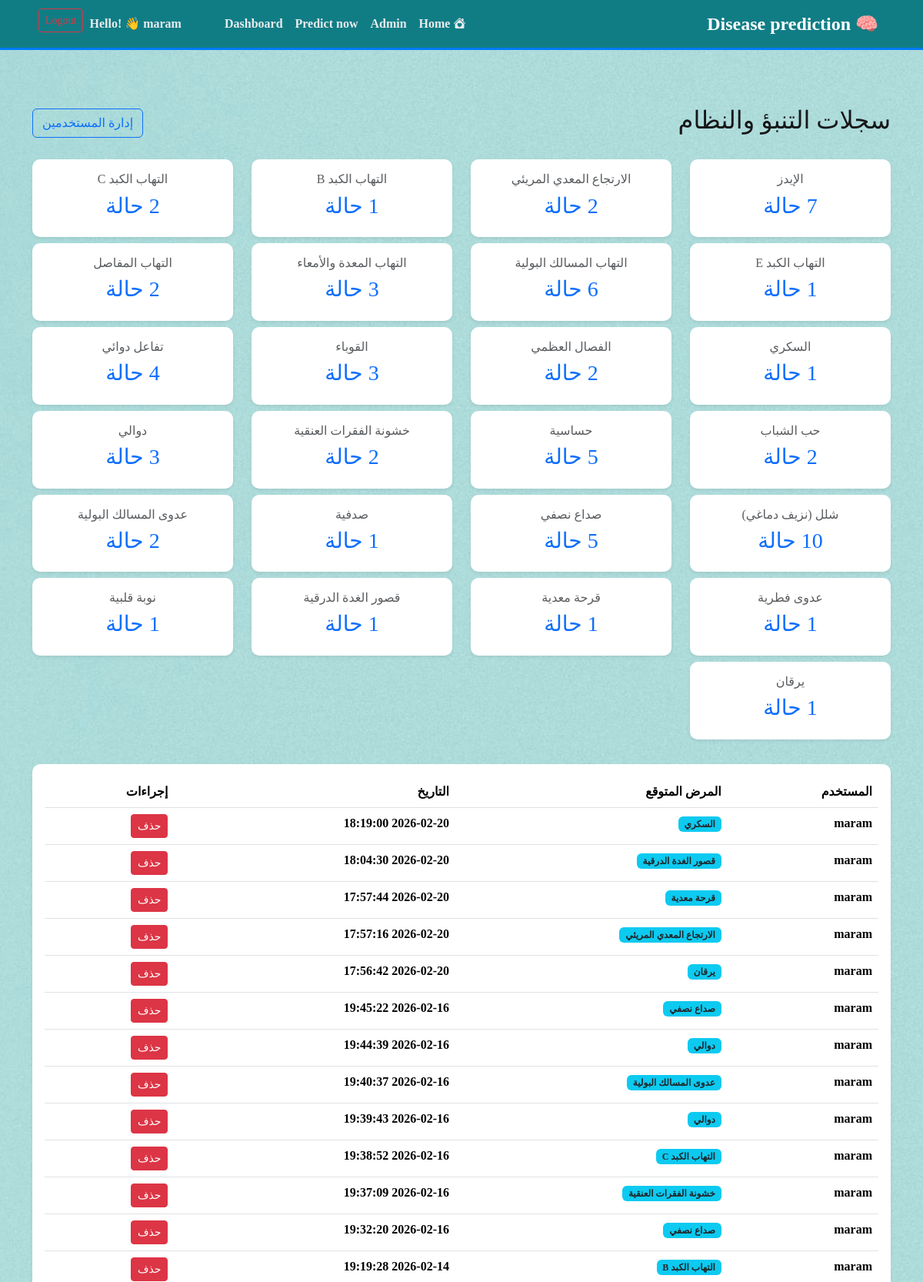
Page /admin/data (signed in, upper part) on the committed database.
### tables this page shows
CREATE TABLE users (
                    user_id INTEGER PRIMARY KEY AUTOINCREMENT,
                    username TEXT NOT NULL,
                    email TEXT UNIQUE NOT NULL,
                    password TEXT NOT NULL,
                    role INTEGER DEFAULT 0);

CREATE TABLE predictions (
                    prediction_id INTEGER PRIMARY KEY AUTOINCREMENT,
                    user_id INTEGER,
                    prediction TEXT,
                    created_at TEXT,
                    FOREIGN KEY (user_id) REFERENCES users (user_id));

### app.py (the view)
@app.route('/admin/data')
@is_logged_in
def admin_data():
    if session.get('role') != 1:
        return "غير مسموح لك بالدخول", 403
    conn = get_db_connection()
    all_predictions = conn.execute("""
        SELECT users.username, predictions.prediction, predictions.created_at, predictions.prediction_id
        FROM predictions
        JOIN users ON predictions.user_id = users.user_id
        ORDER BY predictions.created_at DESC
    """).fetchall()
    stats = conn.execute("SELECT prediction, COUNT(*) as count FROM predictions GROUP BY prediction").fetchall()
    conn.close()
    return render_template('admin_data.html', predictions=all_predictions, stats=stats)

### app.py (called while the page is built)
def get_db_connection():
    conn = sqlite3.connect('mrp.db')
    conn.row_factory = sqlite3.Row  # لجعل النتائج تعود كقاموس
    return conn

def is_logged_in(f):
    @wraps(f)
    def wrap(*args, **kwargs):
        if 'logged_in' in session:
            return f(*args, **kwargs)
        else:
            return redirect(url_for('login'))
    return wrap

### templates/admin_data.html
{% extends 'layout.html' %}
{% block content %}
<body class="bg-light">
    <div class="container mt-4">
        <div class="d-flex justify-content-between align-items-center mb-4">
            <h2>سجلات التنبؤ والنظام</h2>
            <a href="/admin/users" class="btn btn-outline-primary">إدارة المستخدمين</a>
        </div>
        <div class="row mb-4">
            {% for stat in stats %}
            <div class="col-md-3">
                <div class="card bg-white shadow-sm border-0 mb-2">
                    <div class="card-body text-center">
                        <h6 class="text-muted">{{ stat.prediction }}</h6>
                        <h3 class="text-primary">{{ stat.count }} حالة</h3>
                    </div>
                </div>
            </div>
            {% endfor %}
        </div>
        <div class="card shadow-sm">
            <div class="card-body">
                <table class="table table-hover">
                    <thead>
                        <tr>
                            <th>المستخدم</th>
                            <th>المرض المتوقع</th>
                            <th>التاريخ</th>
                            <th>إجراءات</th>
                        </tr>
                    </thead>
                    <tbody>
                        {% for pred in predictions %}
                        <tr>
                            <td>{{ pred.username }}</td>
                            <td><span class="badge bg-info text-dark">{{ pred.prediction }}</span></td>
                            <td>{{ pred.created_at }}</td>
                            <td>
                            <form action="{{ url_for('delete_prediction', prediction_id=pred.prediction_id) }}" method="POST" style="display:inline;">
                             <button type="submit" class="btn btn-sm btn-danger" onclick="return confirm('هل أنت متأكد من حذف هذا السجل؟')">
                                حذف
                             </button>
                             </form>
                            </td>
                        </tr>
                        {% endfor %}
                    </tbody>
                </table>
            </div>
        </div>
    </div>
</body>
{% endblock %}

### templates/layout.html (shortened to what this page needs)
<!DOCTYPE html>
<html lang="ar" dir="rtl">
<head>
    <link href="https://cdn.jsdelivr.net/npm/bootstrap@5.3.3/dist/css/bootstrap.min.css" rel="stylesheet">
    <link rel="stylesheet" href="https://cdnjs.cloudflare.com/ajax/libs/font-awesome/6.4.0/css/all.min.css">
    <link rel="stylesheet" href="https://cdn.jsdelivr.net/npm/bootstrap-icons@1.11.3/font/bootstrap-icons.css">
    <link rel="stylesheet" href="{{ url_for('static', filename='css/style.css') }}">
</head>
<body>
    <nav class="navbar navbar-expand-lg sticky-top">
        <div class="container">
            <a class="navbar-brand" href="{{ url_for('index') }}">🧠 Disease prediction </a>
            <div class="collapse navbar-collapse" id="navbarNav">
                <ul class="navbar-nav me-auto mb-2 mb-lg-0">
                    <li class="nav-item">
                        <a class="nav-link" href="{{ url_for('index') }}"><i class="bi bi-house-heart-fill"></i> Home</a>
                    </li>
                    {% if session.role == 1 %}
                    <li class="nav-item dropdown">
                        <a class="nav-link drpodown-toggle text-warning" href="#" id="adminDropdown" data-bs-toggle="dropdown">Admin</a>
                    </li>
                    {% endif %}
                    <li class="nav-item">
                        <a class="nav-link" href="{{ url_for('prediction') }}">  Predict now</a>
                    </li>
                    <li class="nav-item">
                        <a class="nav-link" href="{{ url_for('dashboard') }}"> Dashboard </a>
                    </li>
                </ul>
                <ul class="navbar-nav">
                    {% if session.logged_in %}
                    <li class="nav-item">
                        <a class="nav-link" href="{{ url_for('dashboard') }}">Hello! 👋 {{ session.username }}</a>
                    </li>
                    <li class="nav-item">
                        <a class="btn btn-sm btn-outline-danger ms-2" href="{{ url_for('logout') }}">Logout</a>
                    </li>
                    {% else %}
                    <li class="nav-item">
                        <a class="btn btn-sm btn-outline-light" href="{{ url_for('login') }}"> Login </a>
                    </li>
                    {% endif %}
                </ul>
            </div>
        </div>
    </nav>
    <main class="py-5">
        {% block content %}{% endblock %}
    </main>
</body>
</html>

### static/css/style.css (style rules this page uses)
body { font-family: 'Times New Roman', Tahoma, Geneva, Verdana, sans-serif, 'Arial', sans-serif; background-color: #f8f9fa; color: #030303; font-weight:bold; min-height: 100vh; display: flex; flex-direction: column; background: url("bg.jpg") no-repeat center center fixed; -webkit-background-size: cover; -moz-background-size: cover; -o-background-size: cover; background-size: cover; image-rendering:optimizeQuality; }
main { flex-grow: 1; }
.navbar { border-bottom: 3px solid #007bff; }
.navbar { background-color: rgb(16, 125, 133); }
.navbar-brand { font-weight: 700; font-size: 1.5rem; color: #fff !important; }
.navbar-nav .nav-link { color: #e9ecef !important; transition: color 0.3s ease; border-radius: 5px; }
h2 { color: #171718; }
.card { border: none; border-radius: 10px; box-shadow: 0 8px 16px rgba(0, 0, 0, 0.1); transition: transform 0.3s ease; }
.jumbotron, .bg-light { background-color: #fff !important; border-radius: 15px !important; box-shadow: 0 4px 12px rgba(0, 0, 0, 0.08); }

### rows in the picture
users: username "maram"
predictions: username "maram", prediction "السكري", created_at "2026-02-20 18:19:00"
predictions: username "maram", prediction "قصور الغدة الدرقية", created_at "2026-02-20 18:04:30"
predictions: username "maram", prediction "قرحة معدية", created_at "2026-02-20 17:57:44"
predictions: username "maram", prediction "الارتجاع المعدي المريئي", created_at "2026-02-20 17:57:16"
predictions: username "maram", prediction "يرقان", created_at "2026-02-20 17:56:42"
predictions: username "maram", prediction "صداع نصفي", created_at "2026-02-16 19:45:22"
predictions: username "maram", prediction "دوالي", created_at "2026-02-16 19:44:39"
predictions: username "maram", prediction "عدوى المسالك البولية", created_at "2026-02-16 19:40:37"
predictions: username "maram", prediction "دوالي", created_at "2026-02-16 19:39:43"
predictions: username "maram", prediction "التهاب الكبد C", created_at "2026-02-16 19:38:52"
predictions: username "maram", prediction "خشونة الفقرات العنقية", created_at "2026-02-16 19:37:09"
predictions: username "maram", prediction "صداع نصفي", created_at "2026-02-16 19:32:20"
predictions: username "maram", prediction "التهاب الكبد B", created_at "2026-02-14 19:19:28"

### other values in the picture
{{ stat.prediction }} "الإيدز" "الارتجاع المعدي المريئي" "التهاب الكبد B" "التهاب الكبد C" "التهاب الكبد E" "التهاب المسالك البولية" "التهاب المعدة والأمعاء" "التهاب المفاصل" "السكري" "الفصال العظمي" "القوباء" "تفاعل دوائي" "حب الشباب" "حساسية" "خشونة الفقرات العنقية" "دوالي" "شلل (نزيف دماغي)" "صداع نصفي" "صدفية" "عدوى المسالك البولية" "عدوى فطرية" "قرحة معدية" "قصور الغدة الدرقية" "نوبة قلبية" "يرقان"
